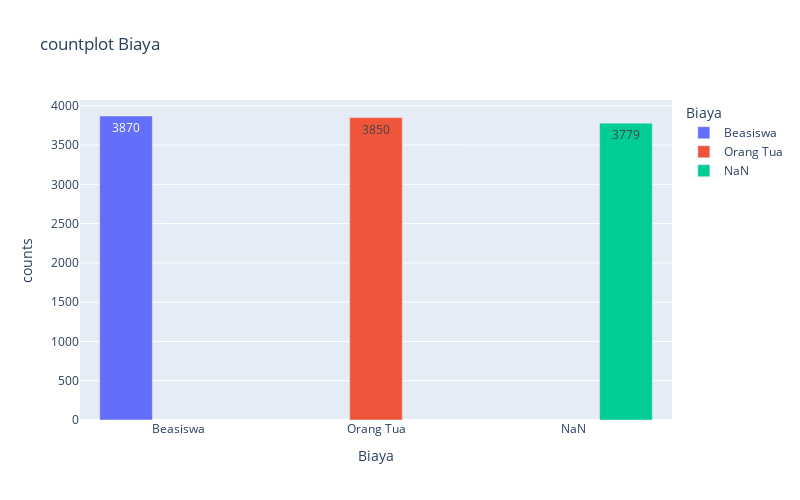

The code cell stored with this chart in its notebook:
### Code cell
util_visualization.drawCountPlot(df, "Biaya", "Biaya",dropna=False, percentage=False,title='countplot Biaya')

### Figure 1 — Plotly figure (JSON) as saved in the notebook; plotly's stock layout.template omitted (floating-point values rounded to 4 significant figures)
{"data": [{"alignmentgroup": "True", "hovertemplate": "Biaya=%{x}<br>counts=%{y}<extra></extra>", "legendgroup": "Beasiswa", "marker": {"color": "#636efa", "pattern": {"shape": ""}}, "name": "Beasiswa", "offsetgroup": "Beasiswa", "orientation": "v", "showlegend": true, "textposition": "auto", "texttemplate": "%{y}", "type": "bar", "x": ["Beasiswa"], "xaxis": "x", "y": [3870], "yaxis": "y"}, {"alignmentgroup": "True", "hovertemplate": "Biaya=%{x}<br>counts=%{y}<extra></extra>", "legendgroup": "Orang Tua", "marker": {"color": "#EF553B", "pattern": {"shape": ""}}, "name": "Orang Tua", "offsetgroup": "Orang Tua", "orientation": "v", "showlegend": true, "textposition": "auto", "texttemplate": "%{y}", "type": "bar", "x": ["Orang Tua"], "xaxis": "x", "y": [3850], "yaxis": "y"}, {"alignmentgroup": "True", "hovertemplate": "Biaya=%{x}<br>counts=%{y}<extra></extra>", "legendgroup": "NaN", "marker": {"color": "#00cc96", "pattern": {"shape": ""}}, "name": "NaN", "offsetgroup": "NaN", "orientation": "v", "showlegend": true, "textposition": "auto", "texttemplate": "%{y}", "type": "bar", "x": ["NaN"], "xaxis": "x", "y": [3779], "yaxis": "y"}], "layout": {"barmode": "group", "height": 500, "legend": {"title": {"text": "Biaya"}, "tracegroupgap": 0}, "title": {"text": "countplot Biaya"}, "width": 800, "xaxis": {"anchor": "y", "categoryarray": ["Beasiswa", "Orang Tua", "NaN"], "categoryorder": "array", "domain": [0, 1], "title": {"text": "Biaya"}}, "yaxis": {"anchor": "x", "domain": [0, 1], "title": {"text": "counts"}}}}
